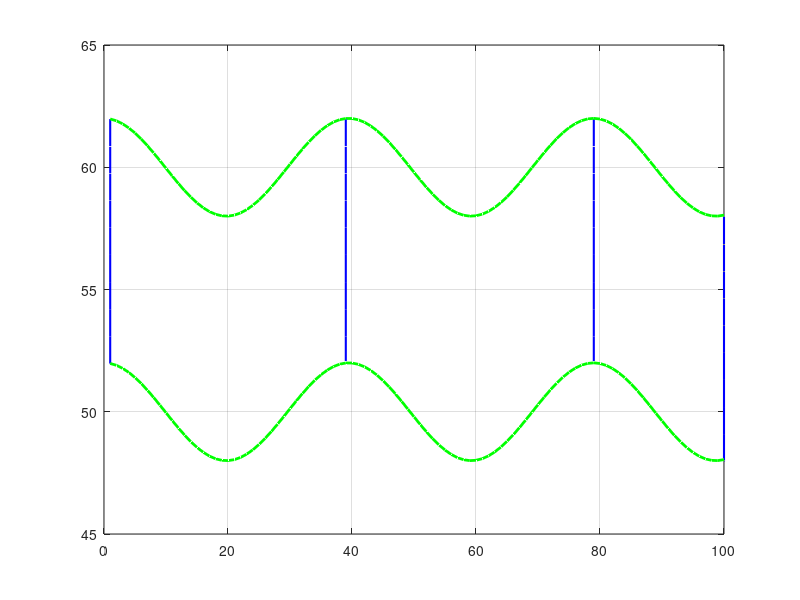

This chart was generated by the following MATLAB code: (Note: this script raises an error after producing the figure.)
% example:
clear,clc
%*** create river bank lines
xCoor = linspace(1,100,100)';
yCoor = cos(xCoor/(2*pi))*2+50;
bankLine1 = [xCoor yCoor];
bankLine2 = [xCoor yCoor+10];
zCoor = linspace(20,5,numel(xCoor))'; % not necessary, only for plotting
% figure % plot 3D line for the two banks
% hold on
% plot3(xCoor,yCoor,zCoor)
% plot3(xCoor,yCoor+10,zCoor)
% hold off
% axis equal
%*** create cross-section lines
y = linspace(61.97,51.97,10)';
z = linspace(-1,1,numel(y))';
z = 5*z.^2-5;
x = y*0+1;
% cross-section lines
CL1 = [x, y, z+20];
CL2 = [x+38, y, z+14.24];
CL3 = [x+78, y, z+8.18];
CL4 = [x+99, y-4, z+5];
crossSectionLine = {CL1,CL2,CL3,CL4};
figure(1)
hold on
% cross-section lines
plot3(CL1(:,1),CL1(:,2),CL1(:,3),'b','LineWidth',1.5)
plot3(xCoor,yCoor,zCoor,'g-','LineWidth',2)
plot3(CL2(:,1),CL2(:,2),CL2(:,3),'b','LineWidth',1.5)
plot3(CL3(:,1),CL3(:,2),CL3(:,3),'b','LineWidth',1.5)
plot3(CL4(:,1),CL4(:,2),CL4(:,3),'b','LineWidth',1.5)
plot3(xCoor,yCoor+10,zCoor,'g-','LineWidth',2)
box on
grid on
ax = gca;
ax.BoxStyle = 'full';
axis image
legend({'Cross-section line','Bank line'})
view([60 8])

%% Generate river bed elevation grid
cellsize = 0.3; % meter
errorDistance = 0.1;% meter
[Z,R] = GenerateBedElevationRaster(bankLine1,bankLine2,cellsize,crossSectionLine,errorDistance);
%%
figure(2)
hold on
% cross-section lines
plot3(CL1(:,1),CL1(:,2),CL1(:,3),'b','LineWidth',1.5)
plot3(xCoor,yCoor,zCoor,'g-','LineWidth',2)
plot3(CL2(:,1),CL2(:,2),CL2(:,3),'b','LineWidth',1.5)
plot3(CL3(:,1),CL3(:,2),CL3(:,3),'b','LineWidth',1.5)
plot3(CL4(:,1),CL4(:,2),CL4(:,3),'b','LineWidth',1.5)
plot3(xCoor,yCoor+10,zCoor,'g-','LineWidth',2)
axis image
view([60 8])
hold off
hold on
mapshow(Z,R,'DisplayType','mesh')
hold off
box on
grid on
ax = gca;
ax.BoxStyle = 'full';
legend({'Cross-section line','Bank line'})

%%
Arcgridwrite('fakeriver.asc',Z,R)